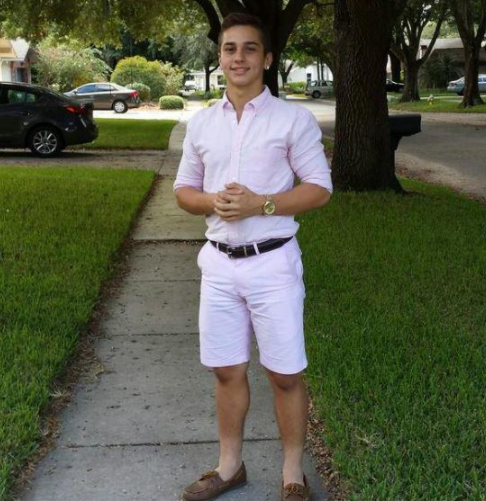
#> input picture resources/CONNECT_POSES/he_did_it.png, 486 x 501 px
$ python -i frame_operations.py   (imports and definitions only)
#> lines starting #> are read from the running program, lines starting #| are printed output that depends on the picture
#> further down, picture is the input picture: shape (501, 486, 3); mean B, G, R 70.6, 91.9, 87.3
# written by Lexington Whalen
import os
import cv2 as cv
import numpy as np


#class to contain some operations to try on frame
class FrameOperations():

    def __init__(self):
        self.CWD = os.getcwd()
        self.RES_F = os.path.join(self.CWD,'resources')
        self.FILTER_F = os.path.join(self.RES_F,'FILTERS')
        self.SPEED_FILTER = cv.imread(os.path.join(self.FILTER_F,"SPEED.png"))
        self.CONT_FILTER = cv.imread(os.path.join(self.FILTER_F,"CONTINUE.png"))


    def average_blur(self,frame,kernel_size):
        conversion = cv.blur(frame,kernel_size)
        return conversion

    def gauss_blur(self,frame, kernel_size,sigX):
        conversion = cv.GaussianBlur(frame,kernel_size,sigX)
        return conversion

    # [17 lines left out: functions convert_scale_abs, contrast_brightness, not called in this run]

    def clahe(self,frame):
        # CLAHE (Contrast Limited Adaptive Histogram Equalization)
        clahe = cv.createCLAHE(clipLimit=3., tileGridSize=(8,8))

        lab = cv.cvtColor(frame, cv.COLOR_BGR2LAB)  # convert from BGR to LAB color space
#> lab: shape (501, 486, 3); mean of channels 0, 1, 2 95.3, 122.5, 140
        l, a, b = cv.split(lab)  # split on 3 different channels
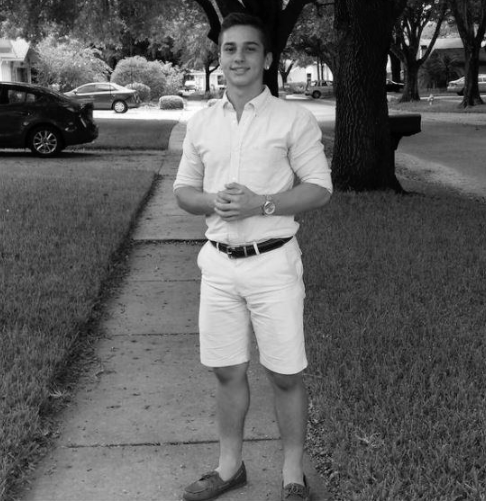
#> l: shape (501, 486); min 0, max 255, mean 95.3
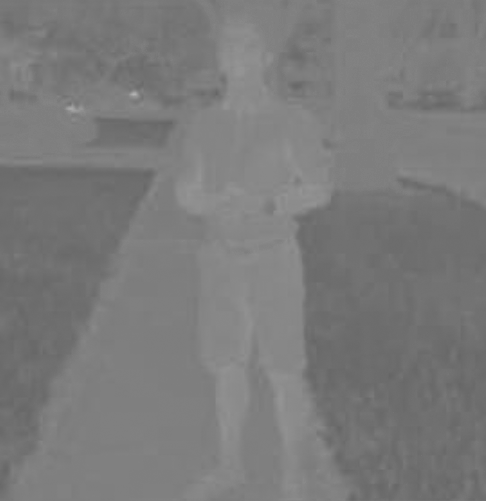
#> a: shape (501, 486); min 101, max 178, mean 122.5
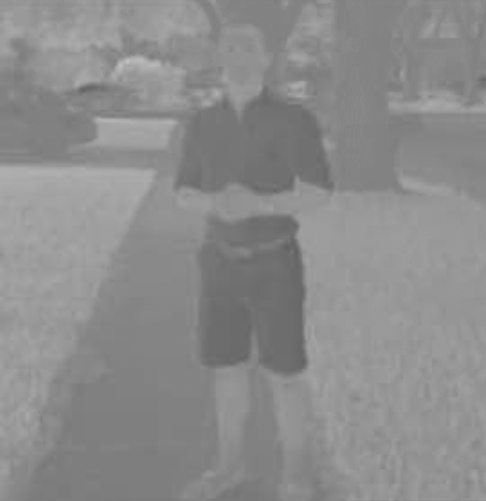
#> b: shape (501, 486); min 97, max 191, mean 140

        l2 = clahe.apply(l)  # apply CLAHE to the L-channel
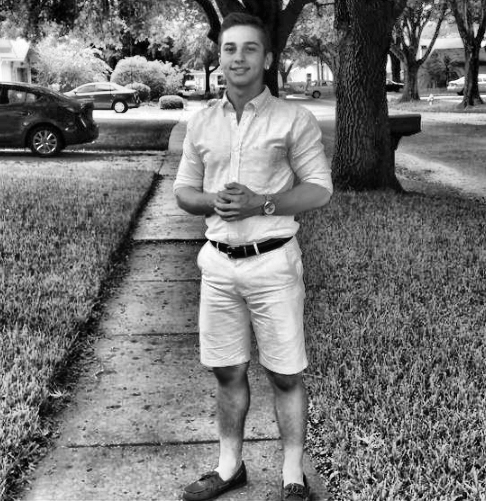
#> l2: shape (501, 486); min 0, max 255, mean 118

        lab = cv.merge((l2,a,b))  # merge channels
#> lab: shape (501, 486, 3); mean of channels 0, 1, 2 118, 122.5, 140
        conversion = cv.cvtColor(lab, cv.COLOR_LAB2BGR)  # convert from LAB to BGR
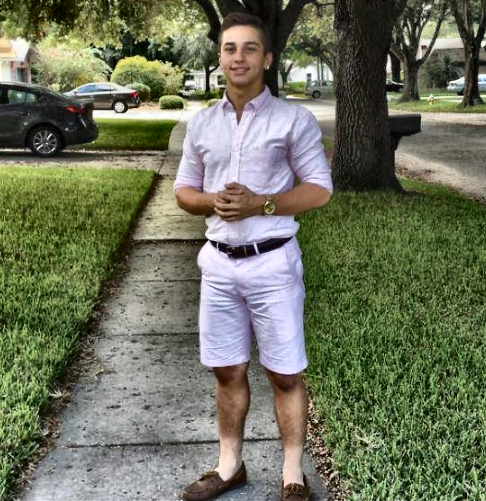
#> conversion: shape (501, 486, 3); mean B, G, R 92.2, 114.3, 109.7

        return conversion

    # [35 lines left out: functions increase_red, apply_filters, found_frame_operation, not called in this run]

# [8 lines of commented-out code are left out]


>>> import cv2
>>> picture = cv2.imread('resources/CONNECT_POSES/he_did_it.png')
>>> result = FrameOperations().clahe(picture)
